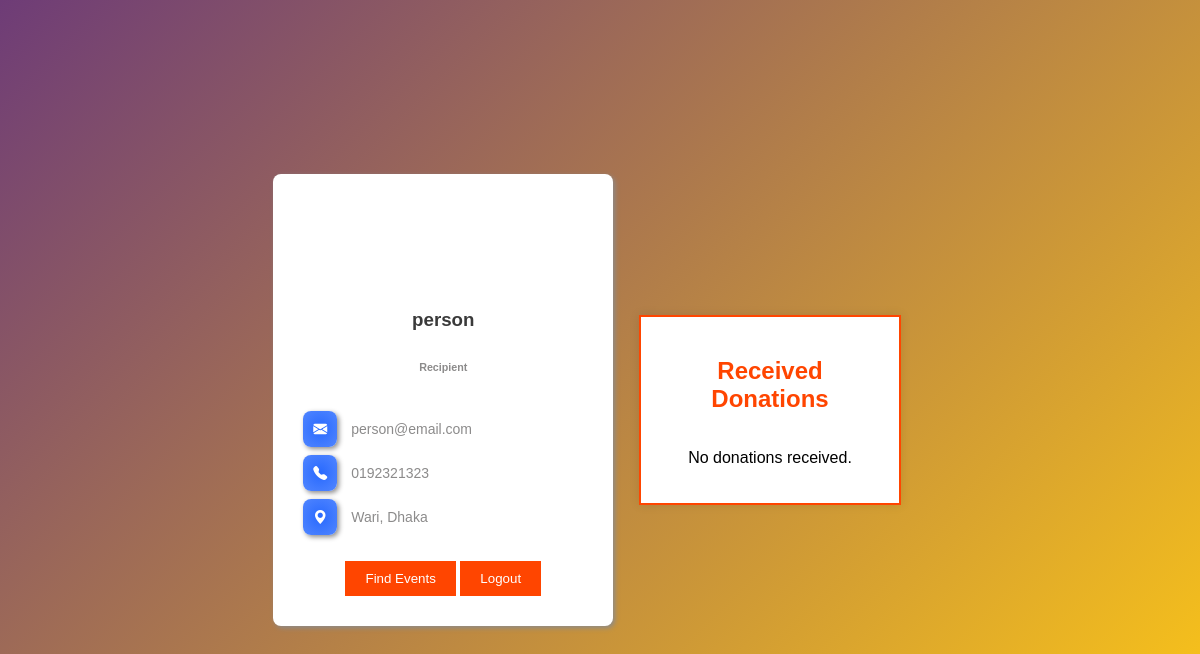
Page /recipient/recipient.php (signed in) on the committed database.
### tables this page shows
CREATE TABLE `recipient` (
  `recipient_id` int(11) NOT NULL,
  `name` varchar(64) DEFAULT NULL,
  `email` varchar(64) DEFAULT NULL,
  `passwd` varchar(64) DEFAULT NULL,
  `phone` varchar(64) DEFAULT NULL,
  `gender` varchar(64) DEFAULT NULL,
  `address` varchar(64) DEFAULT NULL,
  `postal_code` int(11) DEFAULT NULL
);

### recipient/recipient.php (the view, shortened to what this page needs)
<?php
$connect = mysqli_connect(HOST, USER, PASS, DB) or die("Can not connect");
$email = $_SESSION['email'];
$query_ = "SELECT name, phone, address, gender FROM recipient WHERE email = '$email'";
$result_ = mysqli_query($connect, $query_);
$row = mysqli_fetch_array($result_);
$name = $row['name'];
$phone = $row['phone'];
$address = $row['address'];
$gender = $row['gender'];
$donations = [];
?>
<!DOCTYPE html>
<html lang="en">
<head>
    <link rel="stylesheet" href="newstyle.css">
    <link rel="stylesheet" href="https://cdn.jsdelivr.net/npm/bootstrap-icons@1.11.3/font/bootstrap-icons.min.css">
    <link rel="stylesheet" href="food_list.css">
</head>
<body>
    <div class="profile-container">
        <?php
            if ($gender == "Female") {
                $photo_name = "../assets/images/girl.jpg";
            } else {
                $photo_name = "profile.svg";
            }
        ?>
        <div class="img" style="background-image: url('<?php echo $photo_name; ?>');"></div>
        <h3> <?php echo htmlspecialchars($name); ?> </h3>
        <h6>Recipient</h6>
        <div class="contact-info">
            <br>
            <p><i class="bi bi-envelope-fill"></i> <?php echo $email; ?> </p>
            <br>
            <p><i class="bi bi-telephone-fill"></i> <?php echo $phone; ?> </p>
            <br>
            <p><i class="bi bi-geo-alt-fill"></i> <?php echo $address; ?> </p>
        </div>
        <div class="previous-donations">
            <h4>
                <a href="../events.php"> <button>Find Events</button></a>
                <a href="../logout.php"><button>Logout</button></a>
            </h4>
        </div>
    </div>
    <div class="container">
        <div class="donated-foods">
            <h2>Received Donations</h2>
            <div class="food-list">
                <?php if (empty($donations)): ?>
                    <p>No donations received.</p>
                <?php endif; ?>
            </div>
        </div>
    </div>
</body>
</html>

### recipient/newstyle.css (style rules this page uses)
:root { --white: #FFFFFF; --grey: #E8E8E8; --primarytext: #3A3A3A; --secondarytext: #8C8B8B; --blue: #2869FE; --blue2: #5186FF; }
body { min-height: 100vh; background-color: var(--grey); display: flex; justify-content: center; align-items: center; background: linear-gradient(135deg, #71b7e6, #aa3a3a); }
.profile-container { background-color: var(--white); display: flex; justify-content: center; align-items: center; flex-direction: column; padding: 20px; height: auto; width: 300px; border-radius: 8px; box-shadow: 2px 2px 5px var(--secondarytext); }
.img { width: 88px; height: 100px; background-size: contain; background-repeat: no-repeat; background-position: center center; margin-bottom: 10px; }
.bi { background-image: radial-gradient(var(--blue), var(--blue2)); padding: 10px; color: var(--white); border-radius: 8px; box-shadow: 2px 2px 5px var(--secondarytext); margin: 10px; margin-bottom: 200px; row-gap: 200px; }
h3, h6 { font-family: Arial, Helvetica, sans-serif; }
h6 { color: var(--secondarytext); }
h3 { color: var(--primarytext); margin: 5px 0; }
.contact-info { text-align: left; width: 100%; margin-bottom: 10px; }
.contact-info p { margin: 5px 0; font-size: 14px; color: var(--secondarytext); margin-bottom: 5px; row-gap: 10px; }
.previous-donations { width: 100%; text-align: center; }
.previous-donations h4 { margin-bottom: 10px; font-family: Arial, Helvetica, sans-serif; color: var(--primarytext); }

### recipient/food_list.css (style rules this page uses)
body { font-family: Arial, sans-serif; margin: 0; padding: 0; background: linear-gradient(135deg, #6e3c77, #ffc400ea); }
.container { display: flex; justify-content: center; flex-wrap: wrap; padding: 20px; }
.donated-foods { background-color: #fff; border: 2px solid #ff4500; width: 80%; max-width: 1200px; padding: 20px; margin-top: 20px; box-shadow: 0 0 10px rgba(0, 0, 0, 0.1); }
.donated-foods h2 { color: #ff4500; text-align: center; }
.food-list { display: flex; flex-wrap: wrap; gap: 20px; justify-content: center; }
button { background-color: #ff4500; color: white; border: none; padding: 10px 20px; cursor: pointer; }

### rows in the picture
recipient: name "person", phone "0192321323", address "Wari, Dhaka"

### other values in the picture
$email "person@email.com"
